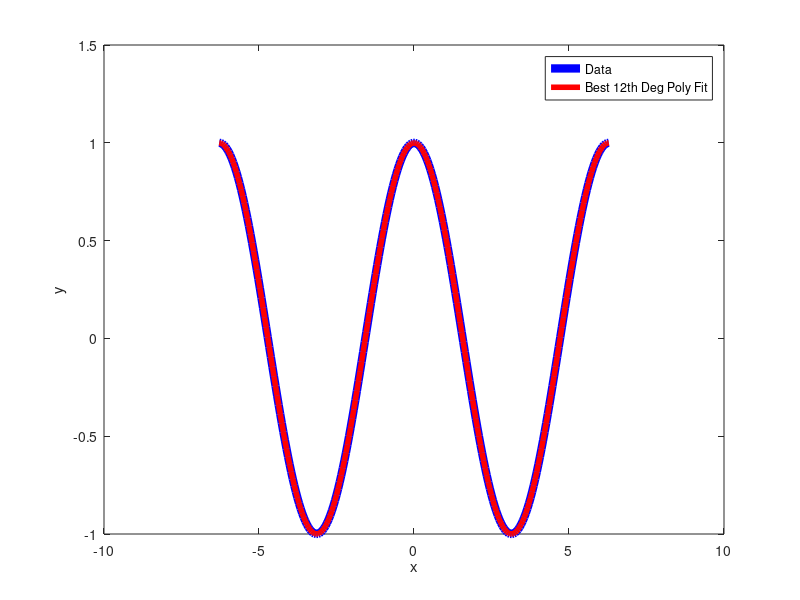

Recreate this plot in MATLAB.
function fit_Polynomial_Series()
    %  Implementation of a linear least squares algorithm to fit a twelfth
    %  degree polynomial to a set of data points with a (co)sinusoidal distribution.
    %
    %  Takes no input arguments returns nothing. Plots the fitted model
    %  function against the data points.
    
    % Generating data points:
    N=250;
    xData=linspace(-2*pi,2*pi,N);
    yData=cos(xData)';
    
    % Creating the A matrix for our model function, a polynomial of degree
    % 12.
    for i=1:N
        for j=1:13
            A(i,j) = xData(i)^(j-1);
        end
    end

    % Here we solve the linear equation y = A*beta for beta. Since A is not
    % generally square, we multiply both sides of this equation by the
    % pseudoinverse of A, (A'A)^{-1}*A', to isolate beta. We have shown
    % that this beta minimizes the l^2 norm of any model function linear in
    % beta.
    beta = inv(A'*A)*A'*yData;

    % Residual vector, whose components we define as the difference between
    % each of our y data values and the corresponding model function 
    % values: r_i = y_i - f(x_i).
    rVec = yData - A*beta;
    
    % l^2-norm of residual vector, our measure for error
    L2_norm = sqrt(rVec'*rVec)
    
    % Define our model function using the beta we have found. We are
    % implicitly evaluating it at each of the x data values in this
    % definition (given the elements of A).
    fVec = A*beta;

    % Plot of data set against our fitted model function.
    figure();
    plot(xData,yData,'b','LineWidth',6);
    hold on;
    plot(xData,fVec,'r','LineWidth',4);
    xlabel('x')
    ylabel('y')
    legend('Data','Best 12th Deg Poly Fit')
end

%   When N = 10, the l^2 norm of the residual is 1.7910; when N = 50, l^2
%   norm = 5.1501e-04, and when N = 250, l^2 norm = 0.0011. Increasing N
%   does not appear to decrease the l^2 norm monotonically. For low N, the
%   fit is relatively poor because there is simply insufficient data to
%   perform an optimal fit. However, past some threshold for N, increasing
%   the number of data points does not lead to further improvements in
%   the model function fit (Is this accurate? I would generally expect the
%   model fit to either improve or roughly level out as N is increased The
%   fit when N = 250 is certainly reasonable, but the l^2 norm at this N is
%   much larger than that of the N = 50 polynomial. Does this have to do 
%   with the fact that we are restricted to twelfth degree (as opposed to Nth),
%   so eventually more data does not imply a better prediction)?
%
%   Cos(x) can be expressed as a Taylor series, where the coefficients of 
%   the odd terms are zero and the coefficient of the nth even term 
%   (starting with n = 0) is given by (-1)^n / (2n)!.
%
%   When N = 250, the first four (again starting with n = 0) coefficients 
%   of even terms of the model polynomial are: 0.99991, -0.49977, 0.04156,
%   and -0.00137. All odd coefficients are very small relative to these
%   values, and coefficients of later even terms rapidly approach zero. The
%   sign of successive even coefficients alternates in all instances, and
%   the magntiude of each coefficient closes resembles the corresponding
%   coefficient in the cosine Taylor series (see above).
%